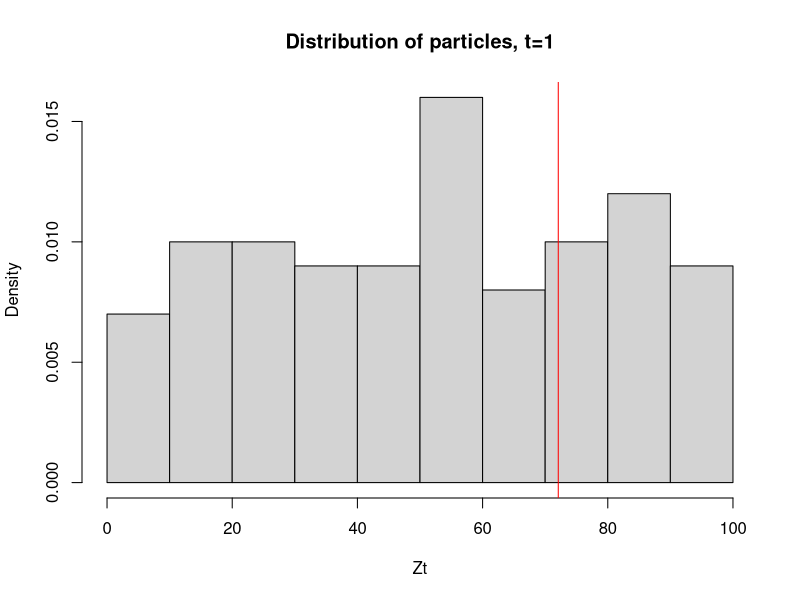
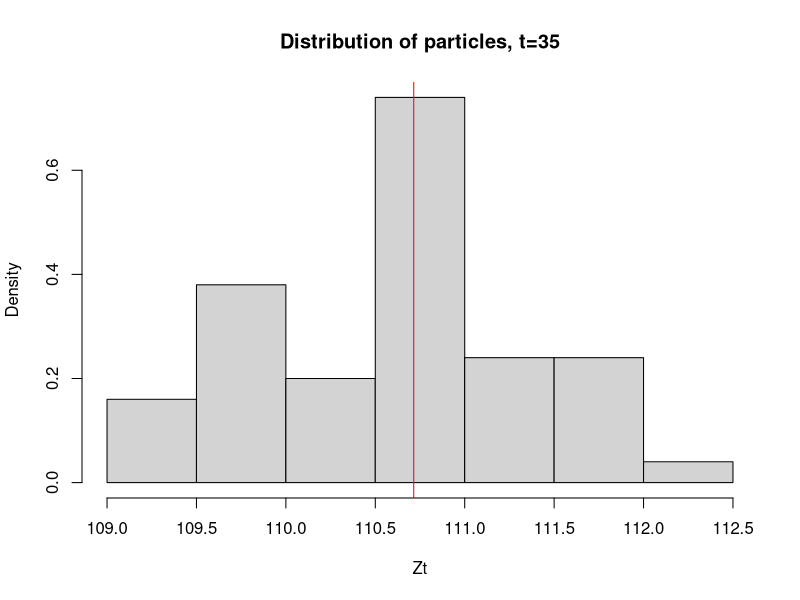
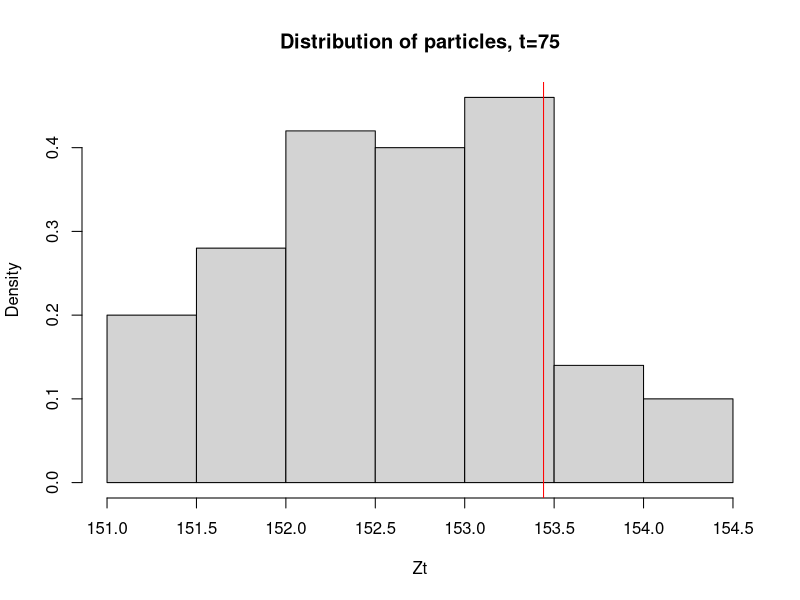
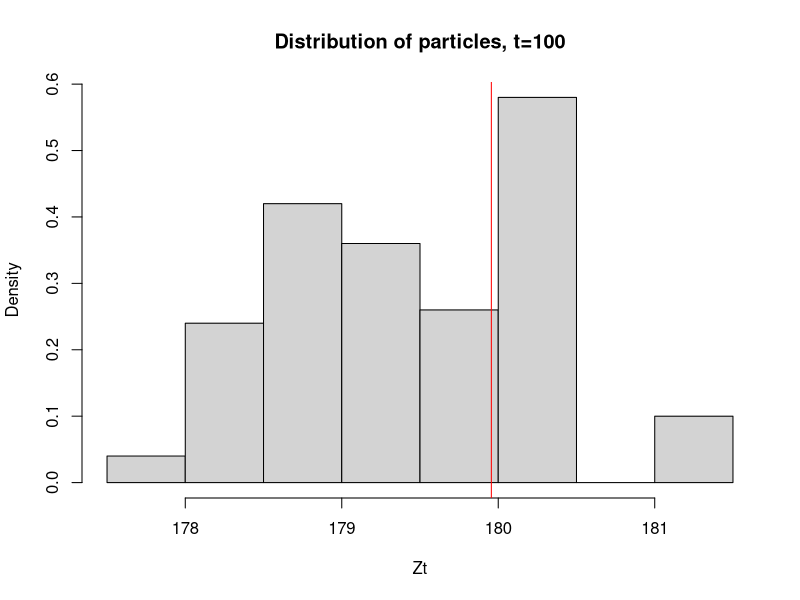
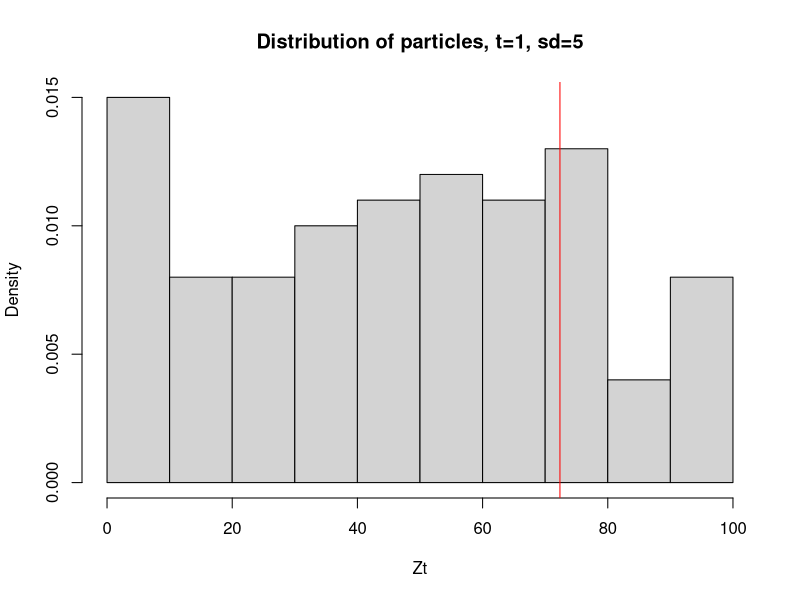
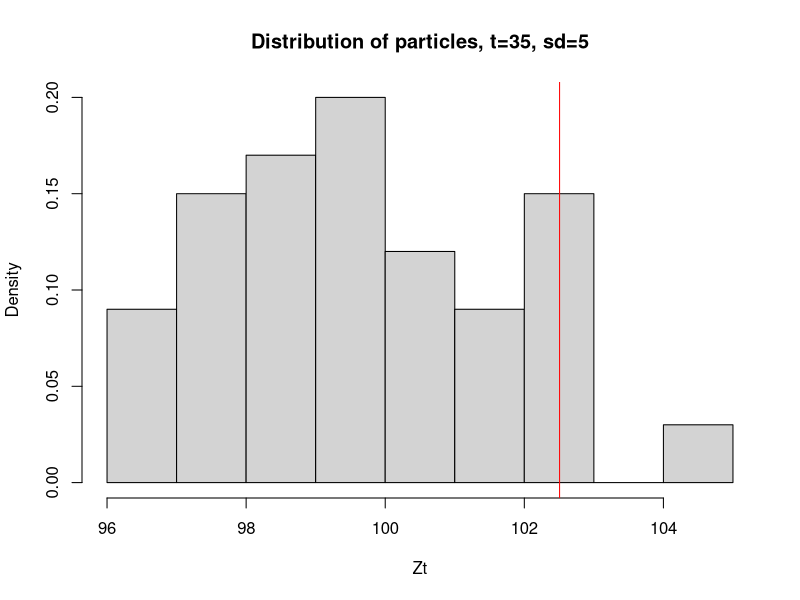
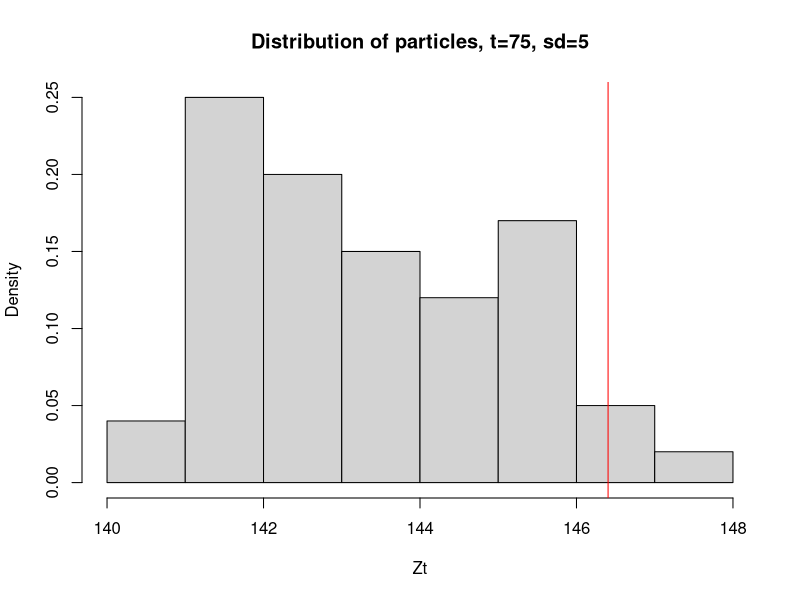
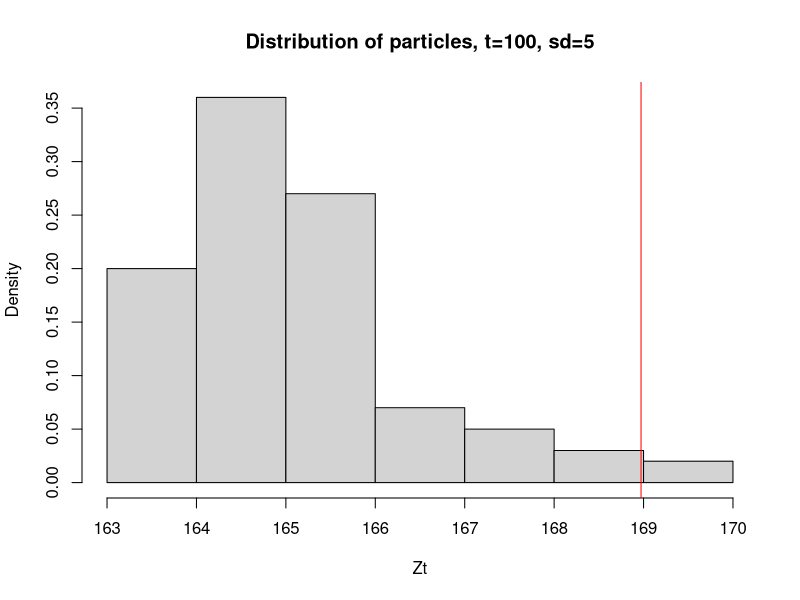

These figures' R source, in order:
## Question 1

set.seed(12345)
# M - number of particals
# Iter - number of time steps T
# z is latent variable
# x is the observation

## Function that creates the SSM model
create_SSM <- function(z0,TT, sdX=1){
    Zt <- c(z0)
    Xt <- c((rnorm(1,mean=z0,sd=1)+rnorm(1,mean=(z0-1),sd=1)+rnorm(1,mean=(z0+1),sd=1))/3)
    
    for (i in 2:TT){
        Zt[i] <- (rnorm(1,mean=Zt[i-1],sd=1)+rnorm(1,mean=(Zt[i-1]+1),sd=1)+rnorm(1,mean=(Zt[i-1]+2),sd=1))/3 
        Xt[i] <- c((rnorm(1,mean=Zt[i],sd=sdX)+rnorm(1,mean=(Zt[i]-1),sd=sdX)+rnorm(1,mean=(Zt[i]+1),sd=sdX))/3)
    }
    return(list(sates=Zt,observations=Xt))   
    
}


## Particle filter function
particles <- function(Obs, M,Iter, sdX=1, correction=TRUE){
    Xt <- Obs
    Z0 <- c()

    #Initialise particles for the latent variable
    for (m in 1:M){
     Z0[m]<- runif(1,0,100)
  }
    
    Zt <- matrix(ncol=Iter,nrow=M)
    wt <- matrix(ncol=Iter,nrow=M)
    Zt_bar <- matrix(ncol=Iter,nrow=M)
    #fill the initial time step
    Zt[,1] <- Z0
    # Add arbitrary values in order for the indexing to work later
    Zt_bar[,1] <- rep.int(2,M) 
    wt[,1] <- rep.int(1,M)

    for (t in 2:Iter){
        # Prediction
        for (m in 1:M){
            # sample from the transition model (current Z_t depends on the Z_{t-1})
            Zt_bar[m,t] <- (rnorm(1,mean=Zt[m,t-1],sd=1)+rnorm(1,mean=(Zt[m,t-1]+1),sd=1)+rnorm(1,mean=(Zt[m,t-1]+2),sd=1))/3
            #Calculate weights
            wt[m,t] <- (dnorm(Xt[t],mean=Zt_bar[m,t],sd=sdX)+dnorm(Xt[t],mean=(Zt_bar[m,t]-1),sd=sdX)+dnorm(Xt[t],mean=(Zt_bar[m,t]+sdX),sd=1))/3
        }
        # Correction
        if (correction){
            Zt[,t]<- sample(Zt_bar[,t], M, replace = TRUE, prob = wt[,t])
        }else{
            Zt[,t] <- Zt_bar[,t]
        }
        
    }
    return(list(Zt=Zt,Zt_bar=Zt_bar,wt=wt))
    
}

# Create the model
my_SSM <- create_SSM(runif(1,0,100),100)

# Filter particles
results_q1 <- particles(my_SSM$observations,100,100)

#dim(results_q1$Zt)

hist(results_q1$Zt[,1],freq = FALSE,xlab = "Zt",main="Distribution of particles, t=1")
abline(v=my_SSM$sates[1],col="red")

hist(results_q1$Zt[,35],freq = FALSE,xlab = "Zt",main="Distribution of particles, t=35")
abline(v=my_SSM$sates[35],col="red")

hist(results_q1$Zt[,75],freq = FALSE,xlab = "Zt",main="Distribution of particles, t=75")
abline(v=my_SSM$sates[75],col="red")

hist(results_q1$Zt[,100],freq = FALSE,xlab = "Zt",main="Distribution of particles, t=100")
abline(v=my_SSM$sates[100],col="red")


## Question2

# Create the model, sd=5
my_SSM_2a <- create_SSM(runif(1,0,100),100,sdX = 5)
# Filter particles, sd=5
results_q2a <- particles(my_SSM_2a$observations,100,100,sdX = 5)

# Create the model, sd=50
my_SSM_2b <- create_SSM(runif(1,0,100),100,sdX = 50)
# Filter particles, sd=50
results_q2b <- particles(my_SSM_2b$observations,100,100,sdX = 50)

my_SSM_2b$sates[1:5]
my_SSM_2b$observations[1:5]

results_q2b$Zt_bar[,1:5]
results_q2b$wt[,1:5]
results_q2b$Zt[,1:5]

# Plot results from 2a, sd =5
hist(results_q2a$Zt[,1],freq = FALSE,xlab = "Zt",main="Distribution of particles, t=1, sd=5")
abline(v=my_SSM_2a$sates[1],col="red")

hist(results_q2a$Zt[,35],freq = FALSE,xlab = "Zt",main="Distribution of particles, t=35, sd=5")
abline(v=my_SSM_2a$sates[35],col="red")

hist(results_q2a$Zt[,75],freq = FALSE,xlab = "Zt",main="Distribution of particles, t=75, sd=5")
abline(v=my_SSM_2a$sates[75],col="red")

hist(results_q2a$Zt[,100],freq = FALSE,xlab = "Zt",main="Distribution of particles, t=100, sd=5")
abline(v=my_SSM_2a$sates[100],col="red")


# Plot results from 2b, sd =50
hist(results_q2b$Zt[,1],freq = FALSE,xlab = "Zt",main="Distribution of particles, t=1, sd=50")
abline(v=my_SSM_2b$sates[1],col="red")

hist(results_q2b$Zt[,35],freq = FALSE,xlab = "Zt",main="Distribution of particles, t=35, sd=50")
abline(v=my_SSM_2b$sates[35],col="red")

hist(results_q2b$Zt[,75],freq = FALSE,xlab = "Zt",main="Distribution of particles, t=75, sd=50")
abline(v=my_SSM_2b$sates[75],col="red")

hist(results_q2b$Zt[,100],freq = FALSE,xlab = "Zt",main="Distribution of particles, t=100, sd=50")
abline(v=my_SSM_2b$sates[100],col="red")

## Question 3

# Filter particles
results_q3 <- particles(my_SSM$observations,100,100,correction = FALSE)


hist(results_q3$Zt[,1],freq = FALSE,xlab = "Zt",main="Distribution of particles, t=1, w=1")
abline(v=my_SSM$sates[1],col="red")

hist(results_q3$Zt[,35],freq = FALSE,xlab = "Zt",main="Distribution of particles, t=35, w=1")
abline(v=my_SSM$sates[35],col="red")

hist(results_q3$Zt[,75],freq = FALSE,xlab = "Zt",main="Distribution of particles, t=75, w=1")
abline(v=my_SSM$sates[75],col="red")

hist(results_q3$Zt[,100],freq = FALSE,xlab = "Zt",main="Distribution of particles, t=100, w=1")
abline(v=my_SSM$sates[100],col="red")

